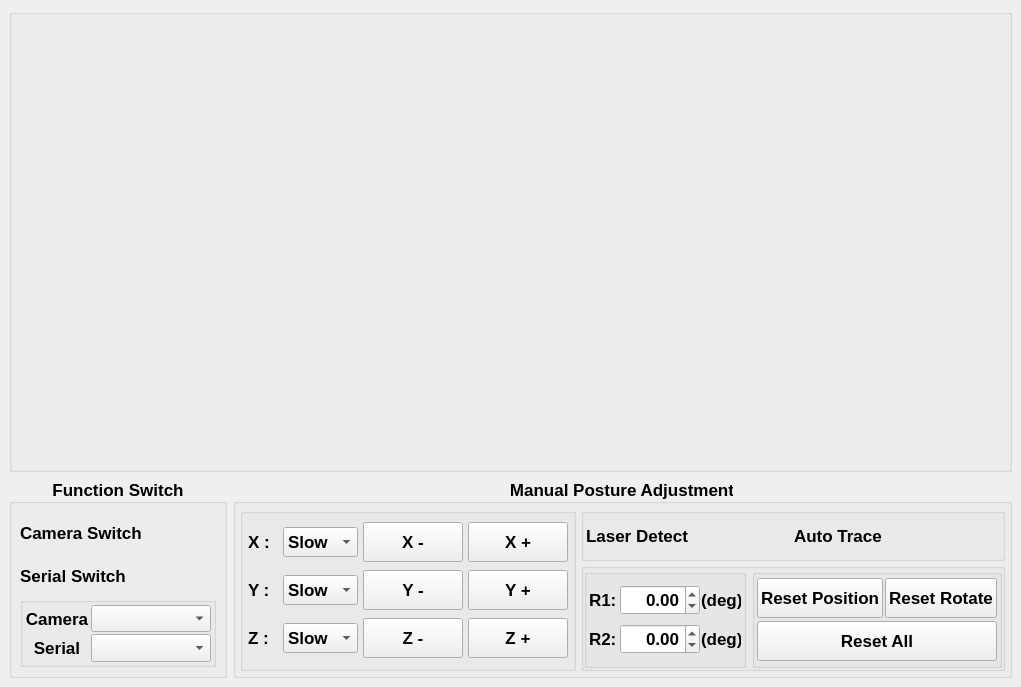
<?xml version="1.0" encoding="UTF-8"?>
<ui version="4.0">
 <class>MainWindow</class>
 <widget class="QMainWindow" name="MainWindow">
  <property name="geometry">
   <rect>
    <x>0</x>
    <y>0</y>
    <width>993</width>
    <height>687</height>
   </rect>
  </property>
  <property name="font">
   <font>
    <weight>50</weight>
    <bold>false</bold>
   </font>
  </property>
  <property name="windowTitle">
   <string>MainWindow</string>
  </property>
  <property name="windowOpacity">
   <double>1.000000000000000</double>
  </property>
  <widget class="QWidget" name="centralwidget">
   <layout class="QGridLayout" name="gridLayout">
    <item row="0" column="0">
     <widget class="QGroupBox" name="groupBox_videoOutput">
      <property name="font">
       <font>
        <pointsize>14</pointsize>
        <weight>75</weight>
        <bold>true</bold>
       </font>
      </property>
      <property name="title">
       <string/>
      </property>
      <property name="alignment">
       <set>Qt::AlignCenter</set>
      </property>
      <layout class="QGridLayout" name="gridLayout_2">
       <property name="leftMargin">
        <number>1</number>
       </property>
       <property name="topMargin">
        <number>1</number>
       </property>
       <property name="rightMargin">
        <number>1</number>
       </property>
       <property name="bottomMargin">
        <number>1</number>
       </property>
       <property name="spacing">
        <number>1</number>
       </property>
       <item row="0" column="0">
        <widget class="VideoAdapter" name="video_window" native="true">
         <property name="minimumSize">
          <size>
           <width>800</width>
           <height>450</height>
          </size>
         </property>
        </widget>
       </item>
      </layout>
     </widget>
    </item>
    <item row="1" column="0">
     <layout class="QHBoxLayout" name="horizontalLayout_controlBoard">
      <property name="spacing">
       <number>6</number>
      </property>
      <item>
       <widget class="QGroupBox" name="groupBox_option">
        <property name="minimumSize">
         <size>
          <width>0</width>
          <height>0</height>
         </size>
        </property>
        <property name="maximumSize">
         <size>
          <width>300</width>
          <height>200</height>
         </size>
        </property>
        <property name="font">
         <font>
          <pointsize>13</pointsize>
          <weight>75</weight>
          <bold>true</bold>
         </font>
        </property>
        <property name="title">
         <string>Function Switch</string>
        </property>
        <property name="alignment">
         <set>Qt::AlignCenter</set>
        </property>
        <layout class="QGridLayout" name="gridLayout_6">
         <property name="leftMargin">
          <number>8</number>
         </property>
         <property name="topMargin">
          <number>8</number>
         </property>
         <property name="rightMargin">
          <number>8</number>
         </property>
         <property name="bottomMargin">
          <number>8</number>
         </property>
         <property name="spacing">
          <number>1</number>
         </property>
         <item row="1" column="0">
          <layout class="QGridLayout" name="gridLayout_serial_switch_pre">
           <item row="0" column="0">
            <widget class="QLabel" name="label">
             <property name="sizePolicy">
              <sizepolicy hsizetype="Expanding" vsizetype="Expanding">
               <horstretch>0</horstretch>
               <verstretch>0</verstretch>
              </sizepolicy>
             </property>
             <property name="minimumSize">
              <size>
               <width>120</width>
               <height>40</height>
              </size>
             </property>
             <property name="text">
              <string>Serial Switch</string>
             </property>
             <property name="alignment">
              <set>Qt::AlignLeading|Qt::AlignLeft|Qt::AlignVCenter</set>
             </property>
            </widget>
           </item>
           <item row="0" column="1">
            <layout class="QGridLayout" name="gridLayout_serial_switch"/>
           </item>
          </layout>
         </item>
         <item row="0" column="0">
          <layout class="QGridLayout" name="gridLayout_camera_switch_pre">
           <item row="0" column="0">
            <widget class="QLabel" name="label_camera_switch">
             <property name="sizePolicy">
              <sizepolicy hsizetype="Expanding" vsizetype="Expanding">
               <horstretch>0</horstretch>
               <verstretch>0</verstretch>
              </sizepolicy>
             </property>
             <property name="minimumSize">
              <size>
               <width>120</width>
               <height>40</height>
              </size>
             </property>
             <property name="text">
              <string>Camera Switch</string>
             </property>
             <property name="alignment">
              <set>Qt::AlignLeading|Qt::AlignLeft|Qt::AlignVCenter</set>
             </property>
            </widget>
           </item>
           <item row="0" column="1">
            <layout class="QGridLayout" name="gridLayout_camera_switch"/>
           </item>
          </layout>
         </item>
         <item row="2" column="0">
          <widget class="QGroupBox" name="groupBox_options">
           <property name="minimumSize">
            <size>
             <width>0</width>
             <height>0</height>
            </size>
           </property>
           <property name="maximumSize">
            <size>
             <width>16777215</width>
             <height>100</height>
            </size>
           </property>
           <property name="font">
            <font>
             <pointsize>13</pointsize>
             <weight>75</weight>
             <bold>true</bold>
            </font>
           </property>
           <property name="title">
            <string/>
           </property>
           <property name="alignment">
            <set>Qt::AlignCenter</set>
           </property>
           <layout class="QGridLayout" name="gridLayout_3">
            <property name="leftMargin">
             <number>2</number>
            </property>
            <property name="topMargin">
             <number>2</number>
            </property>
            <property name="rightMargin">
             <number>2</number>
            </property>
            <property name="bottomMargin">
             <number>2</number>
            </property>
            <property name="spacing">
             <number>2</number>
            </property>
            <item row="2" column="1">
             <widget class="QLabel" name="label_serial">
              <property name="minimumSize">
               <size>
                <width>0</width>
                <height>20</height>
               </size>
              </property>
              <property name="maximumSize">
               <size>
                <width>70</width>
                <height>16777215</height>
               </size>
              </property>
              <property name="text">
               <string>Serial</string>
              </property>
              <property name="alignment">
               <set>Qt::AlignCenter</set>
              </property>
             </widget>
            </item>
            <item row="1" column="2">
             <widget class="QComboBox" name="comboBox_camera">
              <property name="sizePolicy">
               <sizepolicy hsizetype="Preferred" vsizetype="Preferred">
                <horstretch>0</horstretch>
                <verstretch>0</verstretch>
               </sizepolicy>
              </property>
              <property name="minimumSize">
               <size>
                <width>120</width>
                <height>20</height>
               </size>
              </property>
              <property name="maximumSize">
               <size>
                <width>16777215</width>
                <height>16777215</height>
               </size>
              </property>
              <property name="font">
               <font>
                <pointsize>12</pointsize>
                <weight>75</weight>
                <bold>true</bold>
               </font>
              </property>
             </widget>
            </item>
            <item row="2" column="2">
             <widget class="QComboBox" name="comboBox_serial">
              <property name="sizePolicy">
               <sizepolicy hsizetype="Preferred" vsizetype="Preferred">
                <horstretch>0</horstretch>
                <verstretch>0</verstretch>
               </sizepolicy>
              </property>
              <property name="minimumSize">
               <size>
                <width>120</width>
                <height>20</height>
               </size>
              </property>
              <property name="maximumSize">
               <size>
                <width>16777215</width>
                <height>16777215</height>
               </size>
              </property>
             </widget>
            </item>
            <item row="1" column="1">
             <widget class="QLabel" name="label_camera">
              <property name="minimumSize">
               <size>
                <width>0</width>
                <height>20</height>
               </size>
              </property>
              <property name="maximumSize">
               <size>
                <width>70</width>
                <height>16777215</height>
               </size>
              </property>
              <property name="text">
               <string>Camera</string>
              </property>
              <property name="alignment">
               <set>Qt::AlignCenter</set>
              </property>
             </widget>
            </item>
           </layout>
          </widget>
         </item>
        </layout>
       </widget>
      </item>
      <item>
       <widget class="QGroupBox" name="groupBox_move">
        <property name="minimumSize">
         <size>
          <width>0</width>
          <height>200</height>
         </size>
        </property>
        <property name="maximumSize">
         <size>
          <width>16777215</width>
          <height>200</height>
         </size>
        </property>
        <property name="font">
         <font>
          <pointsize>13</pointsize>
          <weight>75</weight>
          <bold>true</bold>
         </font>
        </property>
        <property name="title">
         <string>Manual Posture Adjustment</string>
        </property>
        <property name="alignment">
         <set>Qt::AlignCenter</set>
        </property>
        <layout class="QHBoxLayout" name="horizontalLayout_10">
         <property name="spacing">
          <number>5</number>
         </property>
         <property name="leftMargin">
          <number>4</number>
         </property>
         <property name="topMargin">
          <number>4</number>
         </property>
         <property name="rightMargin">
          <number>4</number>
         </property>
         <property name="bottomMargin">
          <number>4</number>
         </property>
         <item>
          <widget class="QGroupBox" name="groupBox_translation">
           <property name="font">
            <font>
             <pointsize>13</pointsize>
             <weight>75</weight>
             <bold>true</bold>
            </font>
           </property>
           <property name="title">
            <string/>
           </property>
           <property name="alignment">
            <set>Qt::AlignCenter</set>
           </property>
           <layout class="QGridLayout" name="gridLayout_5">
            <property name="leftMargin">
             <number>5</number>
            </property>
            <property name="topMargin">
             <number>5</number>
            </property>
            <property name="rightMargin">
             <number>5</number>
            </property>
            <property name="bottomMargin">
             <number>5</number>
            </property>
            <property name="spacing">
             <number>5</number>
            </property>
            <item row="0" column="0">
             <widget class="QLabel" name="label_x">
              <property name="minimumSize">
               <size>
                <width>30</width>
                <height>30</height>
               </size>
              </property>
              <property name="maximumSize">
               <size>
                <width>30</width>
                <height>16777215</height>
               </size>
              </property>
              <property name="text">
               <string>X :</string>
              </property>
             </widget>
            </item>
            <item row="0" column="1">
             <widget class="QComboBox" name="comboBox_x_speed">
              <property name="minimumSize">
               <size>
                <width>75</width>
                <height>30</height>
               </size>
              </property>
              <property name="maximumSize">
               <size>
                <width>100</width>
                <height>16777215</height>
               </size>
              </property>
              <item>
               <property name="text">
                <string>Slow</string>
               </property>
              </item>
              <item>
               <property name="text">
                <string>Medium</string>
               </property>
              </item>
              <item>
               <property name="text">
                <string>Fast</string>
               </property>
              </item>
             </widget>
            </item>
            <item row="0" column="2">
             <widget class="QPushButton" name="pushButton_x_minus">
              <property name="minimumSize">
               <size>
                <width>100</width>
                <height>40</height>
               </size>
              </property>
              <property name="text">
               <string>X -</string>
              </property>
             </widget>
            </item>
            <item row="0" column="3">
             <widget class="QPushButton" name="pushButton_x_plus">
              <property name="minimumSize">
               <size>
                <width>100</width>
                <height>40</height>
               </size>
              </property>
              <property name="text">
               <string>X +</string>
              </property>
             </widget>
            </item>
            <item row="1" column="0">
             <widget class="QLabel" name="label_y">
              <property name="minimumSize">
               <size>
                <width>30</width>
                <height>30</height>
               </size>
              </property>
              <property name="maximumSize">
               <size>
                <width>30</width>
                <height>16777215</height>
               </size>
              </property>
              <property name="text">
               <string>Y :</string>
              </property>
             </widget>
            </item>
            <item row="1" column="1">
             <widget class="QComboBox" name="comboBox_y_speed">
              <property name="minimumSize">
               <size>
                <width>75</width>
                <height>30</height>
               </size>
              </property>
              <property name="maximumSize">
               <size>
                <width>100</width>
                <height>16777215</height>
               </size>
              </property>
              <item>
               <property name="text">
                <string>Slow</string>
               </property>
              </item>
              <item>
               <property name="text">
                <string>Medium</string>
               </property>
              </item>
              <item>
               <property name="text">
                <string>Fast</string>
               </property>
              </item>
             </widget>
            </item>
            <item row="1" column="2">
             <widget class="QPushButton" name="pushButton_y_minus">
              <property name="minimumSize">
               <size>
                <width>100</width>
                <height>40</height>
               </size>
              </property>
              <property name="text">
               <string>Y -</string>
              </property>
             </widget>
            </item>
            <item row="1" column="3">
             <widget class="QPushButton" name="pushButton_y_plus">
              <property name="minimumSize">
               <size>
                <width>100</width>
                <height>40</height>
               </size>
              </property>
              <property name="text">
               <string>Y +</string>
              </property>
             </widget>
            </item>
            <item row="2" column="0">
             <widget class="QLabel" name="label_z">
              <property name="minimumSize">
               <size>
                <width>30</width>
                <height>30</height>
               </size>
              </property>
              <property name="maximumSize">
               <size>
                <width>30</width>
                <height>16777215</height>
               </size>
              </property>
              <property name="text">
               <string>Z :</string>
              </property>
             </widget>
            </item>
            <item row="2" column="1">
             <widget class="QComboBox" name="comboBox_z_speed">
              <property name="minimumSize">
               <size>
                <width>75</width>
                <height>30</height>
               </size>
              </property>
              <property name="maximumSize">
               <size>
                <width>100</width>
                <height>16777215</height>
               </size>
              </property>
              <item>
               <property name="text">
                <string>Slow</string>
               </property>
              </item>
              <item>
               <property name="text">
                <string>Medium</string>
               </property>
              </item>
              <item>
               <property name="text">
                <string>Fast</string>
               </property>
              </item>
             </widget>
            </item>
            <item row="2" column="2">
             <widget class="QPushButton" name="pushButton_z_minus">
              <property name="minimumSize">
               <size>
                <width>100</width>
                <height>40</height>
               </size>
              </property>
              <property name="text">
               <string>Z -</string>
              </property>
             </widget>
            </item>
            <item row="2" column="3">
             <widget class="QPushButton" name="pushButton_z_plus">
              <property name="minimumSize">
               <size>
                <width>100</width>
                <height>40</height>
               </size>
              </property>
              <property name="text">
               <string>Z +</string>
              </property>
             </widget>
            </item>
           </layout>
          </widget>
         </item>
         <item>
          <layout class="QVBoxLayout" name="verticalLayout_orientation">
           <property name="spacing">
            <number>2</number>
           </property>
           <item>
            <widget class="QGroupBox" name="groupBox_Auto">
             <property name="title">
              <string/>
             </property>
             <property name="alignment">
              <set>Qt::AlignCenter</set>
             </property>
             <layout class="QHBoxLayout" name="horizontalLayout_4">
              <property name="spacing">
               <number>1</number>
              </property>
              <property name="leftMargin">
               <number>2</number>
              </property>
              <property name="topMargin">
               <number>2</number>
              </property>
              <property name="rightMargin">
               <number>2</number>
              </property>
              <property name="bottomMargin">
               <number>2</number>
              </property>
              <item>
               <layout class="QHBoxLayout" name="horizontalLayout_autoTrace">
                <item>
                 <widget class="QLabel" name="label_laser">
                  <property name="minimumSize">
                   <size>
                    <width>0</width>
                    <height>40</height>
                   </size>
                  </property>
                  <property name="text">
                   <string>Laser Detect</string>
                  </property>
                 </widget>
                </item>
               </layout>
              </item>
              <item>
               <layout class="QHBoxLayout" name="horizontalLayout_laser">
                <item>
                 <widget class="QLabel" name="label_autoTrace">
                  <property name="minimumSize">
                   <size>
                    <width>0</width>
                    <height>40</height>
                   </size>
                  </property>
                  <property name="text">
                   <string>Auto Trace</string>
                  </property>
                 </widget>
                </item>
               </layout>
              </item>
             </layout>
            </widget>
           </item>
           <item>
            <widget class="QGroupBox" name="groupBox_coreControl">
             <property name="sizePolicy">
              <sizepolicy hsizetype="Preferred" vsizetype="Expanding">
               <horstretch>0</horstretch>
               <verstretch>0</verstretch>
              </sizepolicy>
             </property>
             <property name="font">
              <font>
               <pointsize>13</pointsize>
               <weight>75</weight>
               <bold>true</bold>
              </font>
             </property>
             <property name="title">
              <string/>
             </property>
             <property name="alignment">
              <set>Qt::AlignCenter</set>
             </property>
             <layout class="QGridLayout" name="gridLayout_4">
              <property name="leftMargin">
               <number>0</number>
              </property>
              <property name="topMargin">
               <number>0</number>
              </property>
              <property name="rightMargin">
               <number>0</number>
              </property>
              <property name="bottomMargin">
               <number>0</number>
              </property>
              <property name="horizontalSpacing">
               <number>6</number>
              </property>
              <property name="verticalSpacing">
               <number>0</number>
              </property>
              <item row="0" column="0">
               <widget class="QGroupBox" name="groupBox_Orientation">
                <property name="title">
                 <string/>
                </property>
                <layout class="QGridLayout" name="gridLayout_7">
                 <property name="leftMargin">
                  <number>2</number>
                 </property>
                 <property name="topMargin">
                  <number>2</number>
                 </property>
                 <property name="rightMargin">
                  <number>2</number>
                 </property>
                 <property name="bottomMargin">
                  <number>2</number>
                 </property>
                 <property name="spacing">
                  <number>1</number>
                 </property>
                 <item row="1" column="0">
                  <widget class="QLabel" name="label_r2">
                   <property name="minimumSize">
                    <size>
                     <width>30</width>
                     <height>30</height>
                    </size>
                   </property>
                   <property name="maximumSize">
                    <size>
                     <width>30</width>
                     <height>16777215</height>
                    </size>
                   </property>
                   <property name="text">
                    <string>R2:</string>
                   </property>
                  </widget>
                 </item>
                 <item row="1" column="2">
                  <widget class="QLabel" name="label_r2_deg">
                   <property name="minimumSize">
                    <size>
                     <width>40</width>
                     <height>30</height>
                    </size>
                   </property>
                   <property name="maximumSize">
                    <size>
                     <width>40</width>
                     <height>16777215</height>
                    </size>
                   </property>
                   <property name="text">
                    <string>(deg)</string>
                   </property>
                  </widget>
                 </item>
                 <item row="0" column="1">
                  <widget class="QDoubleSpinBox" name="doubleSpinBox_r1_angle">
                   <property name="minimumSize">
                    <size>
                     <width>80</width>
                     <height>30</height>
                    </size>
                   </property>
                   <property name="maximumSize">
                    <size>
                     <width>150</width>
                     <height>16777215</height>
                    </size>
                   </property>
                   <property name="alignment">
                    <set>Qt::AlignRight|Qt::AlignTrailing|Qt::AlignVCenter</set>
                   </property>
                   <property name="keyboardTracking">
                    <bool>false</bool>
                   </property>
                   <property name="minimum">
                    <double>-180.000000000000000</double>
                   </property>
                   <property name="maximum">
                    <double>180.000000000000000</double>
                   </property>
                   <property name="singleStep">
                    <double>0.250000000000000</double>
                   </property>
                   <property name="value">
                    <double>0.000000000000000</double>
                   </property>
                  </widget>
                 </item>
                 <item row="0" column="0">
                  <widget class="QLabel" name="label_r1">
                   <property name="minimumSize">
                    <size>
                     <width>30</width>
                     <height>30</height>
                    </size>
                   </property>
                   <property name="maximumSize">
                    <size>
                     <width>30</width>
                     <height>16777215</height>
                    </size>
                   </property>
                   <property name="text">
                    <string>R1:</string>
                   </property>
                  </widget>
                 </item>
                 <item row="1" column="1">
                  <widget class="QDoubleSpinBox" name="doubleSpinBox_r2_angle">
                   <property name="minimumSize">
                    <size>
                     <width>80</width>
                     <height>30</height>
                    </size>
                   </property>
                   <property name="maximumSize">
                    <size>
                     <width>150</width>
                     <height>16777215</height>
                    </size>
                   </property>
                   <property name="alignment">
                    <set>Qt::AlignRight|Qt::AlignTrailing|Qt::AlignVCenter</set>
                   </property>
                   <property name="keyboardTracking">
                    <bool>false</bool>
                   </property>
                   <property name="minimum">
                    <double>-180.000000000000000</double>
                   </property>
                   <property name="maximum">
                    <double>180.000000000000000</double>
                   </property>
                   <property name="singleStep">
                    <double>0.250000000000000</double>
                   </property>
                   <property name="value">
                    <double>0.000000000000000</double>
                   </property>
                  </widget>
                 </item>
                 <item row="0" column="2">
                  <widget class="QLabel" name="label_r1_deg">
                   <property name="minimumSize">
                    <size>
                     <width>40</width>
                     <height>30</height>
                    </size>
                   </property>
                   <property name="maximumSize">
                    <size>
                     <width>40</width>
                     <height>16777215</height>
                    </size>
                   </property>
                   <property name="text">
                    <string>(deg)</string>
                   </property>
                  </widget>
                 </item>
                </layout>
               </widget>
              </item>
              <item row="0" column="1">
               <widget class="QGroupBox" name="groupBox_reset">
                <property name="font">
                 <font>
                  <pointsize>13</pointsize>
                  <weight>75</weight>
                  <bold>true</bold>
                 </font>
                </property>
                <property name="title">
                 <string/>
                </property>
                <property name="alignment">
                 <set>Qt::AlignCenter</set>
                </property>
                <layout class="QGridLayout" name="gridLayout_8">
                 <property name="leftMargin">
                  <number>2</number>
                 </property>
                 <property name="topMargin">
                  <number>2</number>
                 </property>
                 <property name="rightMargin">
                  <number>2</number>
                 </property>
                 <property name="bottomMargin">
                  <number>2</number>
                 </property>
                 <property name="spacing">
                  <number>2</number>
                 </property>
                 <item row="1" column="0">
                  <layout class="QHBoxLayout" name="horizontalLayout">
                   <item>
                    <widget class="QPushButton" name="pushButton_resetPosition">
                     <property name="minimumSize">
                      <size>
                       <width>0</width>
                       <height>40</height>
                      </size>
                     </property>
                     <property name="text">
                      <string>Reset Position</string>
                     </property>
                    </widget>
                   </item>
                   <item>
                    <widget class="QPushButton" name="pushButton_resetOrientation">
                     <property name="minimumSize">
                      <size>
                       <width>0</width>
                       <height>40</height>
                      </size>
                     </property>
                     <property name="text">
                      <string>Reset Rotate</string>
                     </property>
                    </widget>
                   </item>
                  </layout>
                 </item>
                 <item row="2" column="0">
                  <widget class="QPushButton" name="pushButton_resetAll">
                   <property name="minimumSize">
                    <size>
                     <width>0</width>
                     <height>40</height>
                    </size>
                   </property>
                   <property name="text">
                    <string>Reset All</string>
                   </property>
                  </widget>
                 </item>
                </layout>
               </widget>
              </item>
             </layout>
            </widget>
           </item>
          </layout>
         </item>
        </layout>
       </widget>
      </item>
     </layout>
    </item>
   </layout>
  </widget>
 </widget>
 <customwidgets>
  <customwidget>
   <class>VideoAdapter</class>
   <extends>QWidget</extends>
   <header location="global">video_adapter.h</header>
   <container>1</container>
  </customwidget>
 </customwidgets>
 <resources/>
 <connections/>
</ui>
